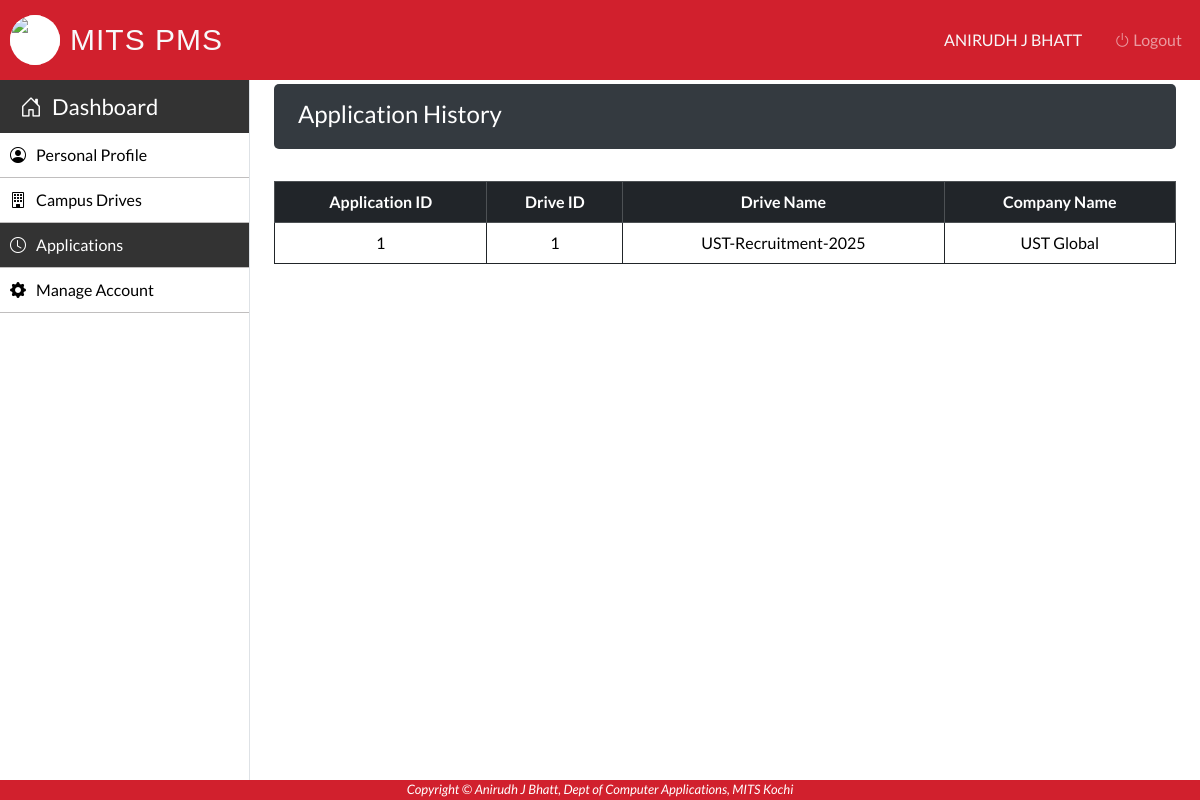
/Student/student-applications.php (signed in), run on an earlier commit of the app's database.
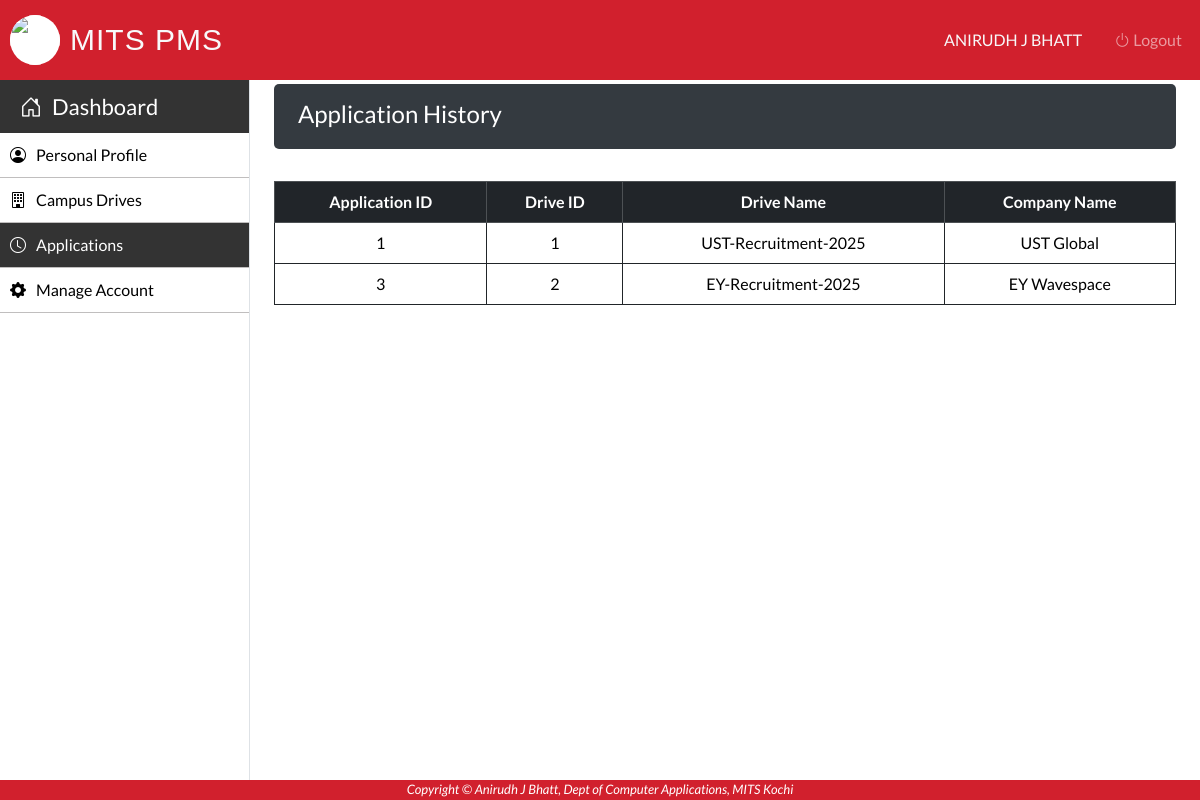
And on a later commit of the database.
### tables this page shows
CREATE TABLE `application` (
  `App_ID` int(11) NOT NULL,
  `S_ID` varchar(15) NOT NULL,
  `D_ID` varchar(15) NOT NULL
);

CREATE TABLE `drive` (
  `D_ID` int(50) NOT NULL,
  `D_Name` varchar(50) NOT NULL,
  `Role` varchar(50) NOT NULL,
  `Course` varchar(50) NOT NULL,
  `Branch` varchar(50) NOT NULL,
  `Year` int(50) NOT NULL,
  `Marks_10th` int(10) NOT NULL,
  `Marks_12th` int(10) NOT NULL,
  `Marks_UG` int(10) NOT NULL,
  `CGPA` int(10) NOT NULL,
  `Backlogs` int(50) NOT NULL,
  `D_Package` int(10) NOT NULL,
  `D_Date` varchar(30) NOT NULL,
  `C_ID` int(50) NOT NULL
);

CREATE TABLE `company` (
  `C_ID` int(50) NOT NULL,
  `C_Name` varchar(50) NOT NULL,
  `C_Type` varchar(50) NOT NULL,
  `C_YOE` varchar(15) NOT NULL,
  `C_Address` varchar(100) NOT NULL,
  `C_Email` varchar(50) NOT NULL,
  `C_Phone` varchar(50) NOT NULL,
  `C_Person` varchar(50) NOT NULL,
  `C_Website` varchar(50) NOT NULL
);

### Student/student-applications.php (the view, shortened to what this page needs)
 <?php
	require_once "../connection/connection.php";
?>
<!DOCTYPE html>
<html lang="en">
<head>
</head>
    <body>
        <?php include('../Common/header.php'); ?>
        <?php include('../Common/student-sidebar.php'); ?>
        <main role="main" class="mt-1 mb-3 px-md-4 page-content-index">
            <div class="sub-main">
				<div class="dashboard-header flex-wrap flex-md-no-wrap px-3 pt-2 pb-1 mb-3 text-white">
					<div class="d-flex flex-row">
						<div class="p-2"><h4>Application History</h4></div>
					</div>
				</div>
				<div class="row">
					<div class="col-md-12 container-fluid">
						<section class="mt-3">
							<table class="w-100 table table-bordered border-dark table-hover text-center" cellpadding="10">
								<tr class="table-dark text-white">
									<th>Application ID</th>
									<th>Drive ID</th>
									<th>Drive Name</th>
									<th>Company Name</th>
								</tr>
								<?php
									$query="SELECT * FROM application a, student s, company c, drive d WHERE a.S_ID=s.Stud_ID AND a.D_ID=D.D_ID AND c.C_ID=d.C_ID AND a.S_ID='$Stud_ID'";
									$run=mysqli_query($con,$query);
									while($row=mysqli_fetch_array($run)) {
										echo "<tr>";
										echo "<td>".$row["App_ID"]."</td>";
										echo "<td>".$row["D_ID"]."</td>";
										echo "<td>".$row["D_Name"]."</td>";
										echo "<td>".$row["C_Name"]."</td>";
										echo "</tr>";
									}
								?>
							</table>
						</section>
					</div>
				</div>
			</div>
        </main>
        <?php include('../Common/footer.php'); ?>
    </body>
</html>

What changed in the data, as far as the page shows it:
added application: App_ID "3", D_ID.D_ID "2", D_ID.D_Name "EY-Recruitment-2025", company.C_Name "EY Wavespace"
